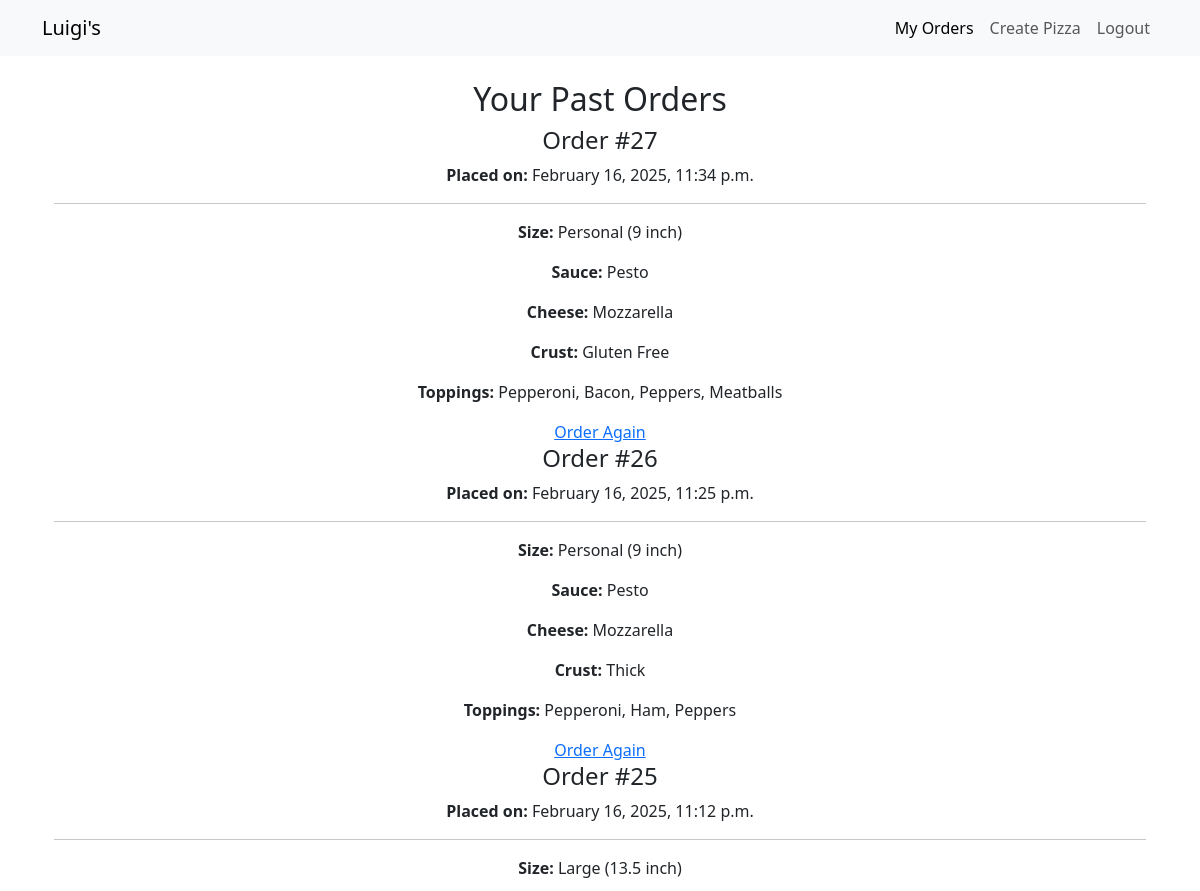
Page /order_history/ (signed in, upper part) on the earlier database version.
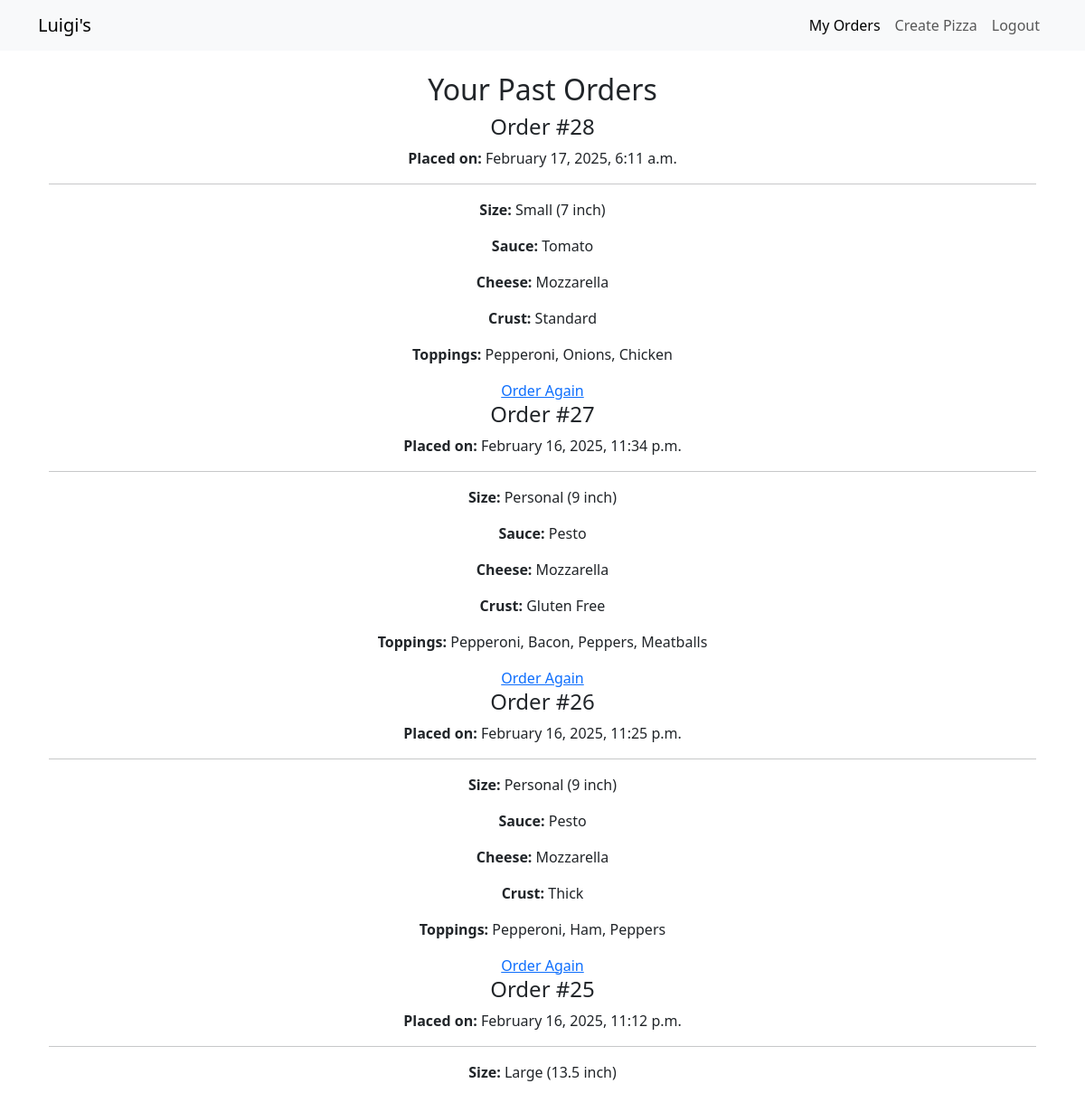
Same page on the later database version.
### orders/models.py (models this page shows, shortened)
class Order(models.Model):
    user = models.ForeignKey(settings.AUTH_USER_MODEL, on_delete=models.CASCADE)
    pizza = models.ForeignKey(Pizza, on_delete=models.CASCADE)
    name = models.CharField(max_length=100)
    address = models.TextField()
    card_number = models.CharField(max_length=16)
    card_expiry = models.CharField(max_length=7)
    card_cvv = models.CharField(max_length=3)
    timestamp = models.DateTimeField(auto_now_add=True)

class Pizza(models.Model):
    size = models.ForeignKey(PizzaSize, on_delete=models.CASCADE)
    crust = models.ForeignKey(PizzaCrust, on_delete=models.CASCADE)
    sauce = models.ForeignKey(PizzaSauce, on_delete=models.CASCADE)
    cheese = models.ForeignKey(PizzaCheese, on_delete=models.CASCADE)
    toppings = models.ManyToManyField(Topping)

class PizzaSize(models.Model):
    name = models.CharField(max_length=20)

class PizzaSauce(models.Model):
    name = models.CharField(max_length=20)

class PizzaCheese(models.Model):
    name = models.CharField(max_length=20)

class PizzaCrust(models.Model):
    name = models.CharField(max_length=20)

class Topping(models.Model):
    name = models.CharField(max_length=20)

### orders/views.py (the view)
# urls.py: path('order_history/', views.order_history, name='order_history'),
@login_required
def order_history(request):
    orders = Order.objects.filter(user=request.user).order_by('-id')
    return render(request, 'orders/order_history.html', {'orders': orders})

### orders/templates/orders/order_history.html
{% extends 'orders/base.html' %}
{% load static %}
{% block content %}
<div class="container text-center">
    <h2>Your Past Orders</h2>
    {% if orders %}
        <div>
            {% for order in orders|dictsortreversed:"id" %}
                <div>
                    <h4>Order #{{ order.id }}</h4>
                    <p><strong>Placed on:</strong> {{ order.timestamp|date:"F j, Y, g:i a" }}</p>
                    <hr>
                    <div>
                        <p><strong>Size:</strong> {{ order.pizza.size.name }}</p>
                        <p><strong>Sauce:</strong> {{ order.pizza.sauce.name }}</p>
                        <p><strong>Cheese:</strong> {{ order.pizza.cheese.name }}</p>
                        <p><strong>Crust:</strong> {{ order.pizza.crust.name }}</p>
                        <p><strong>Toppings:</strong>
                            {% for topping in order.pizza.toppings.all %}
                                {{ topping.name }}{% if not forloop.last %}, {% endif %}
                            {% empty %}
                                No Toppings
                            {% endfor %}
                        </p>
                    </div>
                    <a href="{% url 'order_again' order.id %}">Order Again</a>
                </div>
            {% endfor %}
        </div>
    {% else %}
        <p>You have no past orders.</p>
    {% endif %}
</div>
{% endblock %}

### orders/templates/orders/base.html (shortened to what this page needs)
<!DOCTYPE html>
<html lang="en">
<head>
    <link href="https://cdn.jsdelivr.net/npm/bootstrap@5.3.0/dist/css/bootstrap.min.css" rel="stylesheet">
</head>
<body>
    <nav class="navbar navbar-expand-lg navbar-light bg-light">
        <div class="container">
            <a class="navbar-brand" href="{% url 'home' %}">Luigi's</a>
            <div class="collapse navbar-collapse" id="navbarNav">
                <ul class="navbar-nav ms-auto">
                    {% if user.is_authenticated %}
                        <li class="nav-item">
                            <a class="nav-link {% if request.path == '/order_history/' %}active{% endif %}" href="{% url 'order_history' %}">My Orders</a>
                        </li>
                        <li class="nav-item">
                            <a class="nav-link {% if request.path == '/create_pizza/' %}active{% endif %}" href="{% url 'create_pizza' %}">Create Pizza</a>
                        </li>
                        <li class="nav-item">
                            <a href="#" class="nav-link" onclick="document.getElementById('logout-form').submit(); return false;">Logout</a>
                        </li>
                    {% endif %}
                </ul>
            </div>
        </div>
    </nav>
    <div class="container mt-4">
        {% block content %}
        {% endblock %}
    </div>
</body>
</html>

Differences in the rows shown:
added Order: id "28", timestamp "February 17, 2025, 6:11 a.m.", pizza.size.name "Small (7 inch)", pizza.sauce.name "Tomato", pizza.cheese.name "Mozzarella", pizza.crust.name "Standard", Topping (name "Pepperoni")
now on this page (row unchanged): Topping: name "Onions", shown under "28"
now on this page (row unchanged): Topping: name "Chicken", shown under "28"
